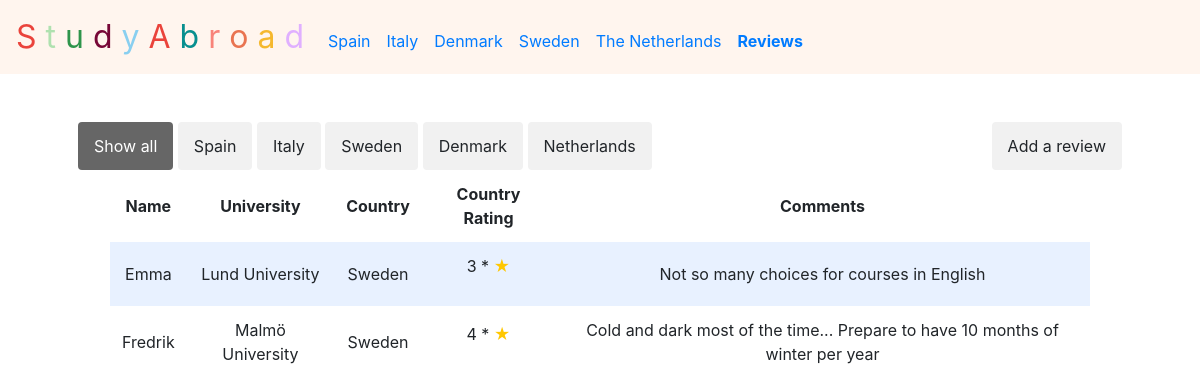
/rewSweden, run on the app's committed database.
### tables this page shows
CREATE TABLE 'rew' ('id' integer, 'name' text, 'university' text,'rating' text, 'comment' text, 'country' text);

### application.py (the view)
@app.route("/rewSweden")
def rewSweden():
    reviews = db.execute("SELECT * FROM rew")
    return render_template("rewSweden.html", reviews=reviews)

### application.py (called while the page is built)
@app.after_request
def after_request(response):
    response.headers["Cache-Control"] = "no-cache, no-store, must-revalidate"
    response.headers["Expires"] = 0
    response.headers["Pragma"] = "no-cache"
    return response

### templates/rewSweden.html (shortened to what this page needs)
{% extends "layout.html" %}
{% block main %}
<div class="myBtnContainer inline">
  <a href="/rewAll">
  <button class="btn active" onclick="filterSelection('all')">Show all</button>
  </a>
  <a href="rewSpain">
  <button class="btn" onclick="filterSelection('Spain')">Spain</button>
  </a>
  <a href="rewItaly">
  <button class="btn" onclick="filterSelection('Italy')">Italy</button>
  </a>
  <a href="rewSweden">
  <button class="btn" onclick="filterSelection('Sweden')">Sweden</button>
  </a>
  <a href="rewDenmark">
  <button class="btn" onclick="filterSelection('Denmark')">Denmark</button>
  </a>
  <a href="rewNetherlands">
  <button class="btn" onclick="filterSelection('Netherlands')">Netherlands</button>
  </a>
</div>
<div class="right inline">
  <a href="/addreview">
    <button type="button" class="btn btn-warning d-grid gap-2 d-md-flex justify-content-md-end">Add a review</button>
  </a>
</div>
<div class="section">
    <table>
      <thead>
          <tr>
              <th>Name</th>
              <th>University</th>
              <th>Country</th>
              <th>Country Rating</th>
              <th>Comments</th>
          </tr>
      </thead>
      <tbody>
          {% for review in reviews %}
              {% if review.country == 'Sweden' %}
          <tr>
              <td>{{ review.name }}</td>
              <td>{{ review.university }}</td>
              <td>{{ review.country }}</td>
              <td>{{ review.rating }} * <p class="inline" style="color: #ffc700;">★</p></td>
              <td>{{ review.comment }}</td>
          </tr>
          {% endif %}
          {% endfor %}
      </tbody>
    </table>
    </div>
{% endblock %}

### static/styles.css (style rules this page uses)
.btn { border: none; outline: none; padding: 12px 16px; background-color: #f1f1f1; cursor: pointer; }
.btn.active { background-color: #666; color: white; }
.myBtnContainer { float: left; }
.right { float: right; }
.inline { display: inline-block; }
* { margin: 0; padding: 0; }
.section { padding-bottom: 1rem; padding-left: 2rem; padding-right: 2rem; padding-top: 0.5rem; width: 100%; }
table { background-color: transparent; margin-bottom: 1rem; width: 100%; }
table th, table td { padding: 0.75rem; vertical-align: middle; }
tbody tr:nth-of-type(odd) { background-color: rgb(179, 208, 255, 0.3) }

### data on the page
rew: name "Emma", university "Lund University", country "Sweden", rating "3", comment "Not so many choices for courses in English"
rew: name "Fredrik", university "Malmö University", country "Sweden", rating "4", comment "Cold and dark most of the time... Prepare to have 10 months of winter per year"
